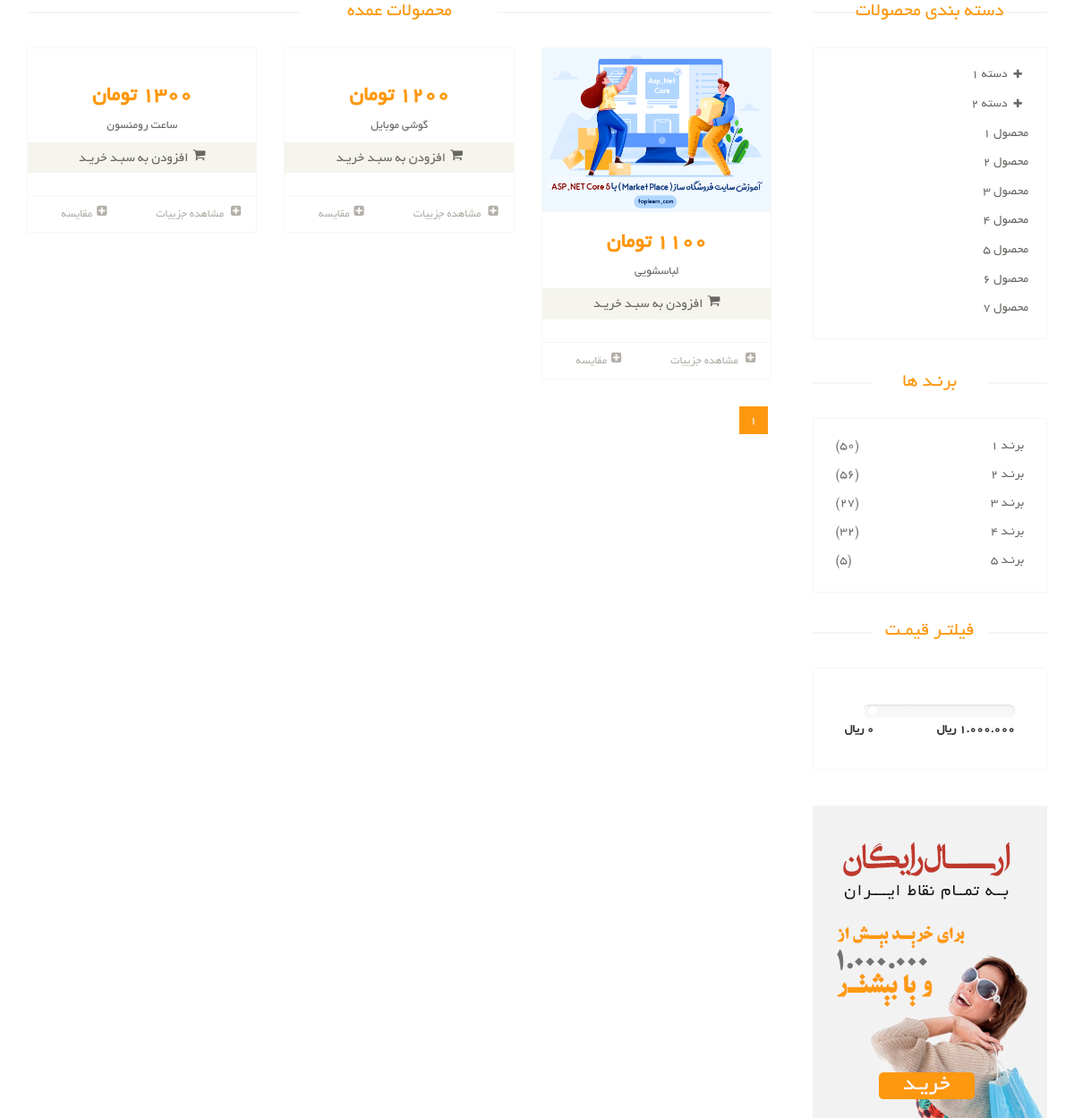
/products/, run on an earlier commit of the app's database.
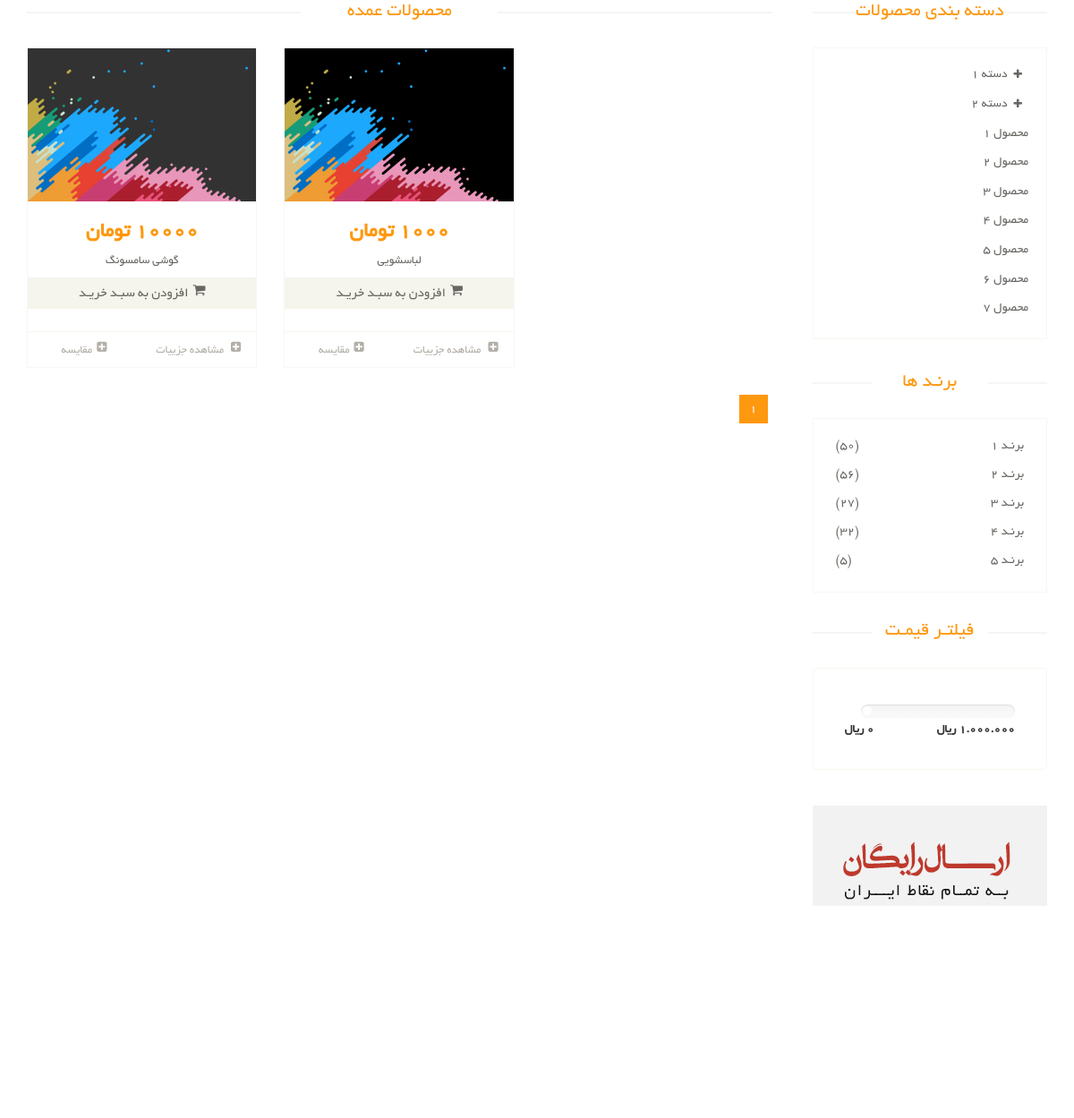
And on a later commit of the database.
### product_module/models.py (models this page shows, shortened)
class Product(models.Model):
    title = models.CharField(max_length=300, verbose_name='نام محصول')
    category = models.ManyToManyField(ProductCategory, related_name='product_categories', verbose_name='دسته بندی ها')
    image = models.ImageField(upload_to='images/products', null=True, blank=True, verbose_name='تصویر محصول')
    brand = models.ForeignKey(ProductBrand, on_delete=models.CASCADE, verbose_name='برند', null=True, blank=True)
    price = models.IntegerField(verbose_name='قیمت')
    short_description = models.CharField(max_length=360, db_index=True, null=True, verbose_name='توضیحات کوتاه')
    description = models.TextField(verbose_name='توضیحات اصلی', db_index=True)
    slug = models.SlugField(default="", null=False, db_index=True, blank=True, max_length=200, unique=True, verbose_name='عنوان در url')
    is_active = models.BooleanField(default=False, verbose_name='فعال / غیرفعال')
    is_delete = models.BooleanField(verbose_name='حذف شده / نشده')
    def get_absolute_url(self):
        return reverse('product-detail', args=[self.slug])
    class Meta:
        verbose_name = 'محصول'
        verbose_name_plural = 'محصولات'

### product_module/views.py (the view)
# urls.py: path('', views.ProductListView.as_view(), name='product-list'),
class ProductListView(ListView):
    template_name = 'product_module/product_list.html'
    model = Product
    context_object_name = 'products'
    ordering = ['-price']
    paginate_by = 6

### product_module/templates/product_module/product_list.html (shortened to what this page needs)
{% extends 'shared/_layout.html' %}
{% block content %}
    <section>
        <div class="container">
            <div class="row">
                <div class="col-sm-9 padding-right">
                    <div class="features_items">
                        <h2 class="title text-center">محصولات عمده</h2>
                        {% for product in products %}
                            {% include 'includes/product_item_partial.html' with product=product %}
                        {% endfor %}
                        <div class="clearfix"></div>
                        <ul class="pagination">
                            {% for pageNumber in paginator.page_range %}
                                <li class="{% if page_obj.number == pageNumber %} active {% endif %}">
                                    <a href="?page={{ pageNumber }}">{{ pageNumber }}</a>
                                </li>
                            {% endfor %}
                        </ul>
                    </div>
                </div>
                <div class="col-sm-3">
                    <div class="left-sidebar">
                        <h2>دسته بندی محصولات</h2>
                        <div class="panel-group category-products" id="accordian">
                            <div class="panel panel-default">
                                <div class="panel-heading">
                                    <h4 class="panel-title">
                                        <a data-toggle="collapse" data-parent="#accordian" href="#sportswear">
                                            <span class="badge pull-right"><i class="fa fa-plus"></i></span>
                                            دسته 1
                                        </a>
                                    </h4>
                                </div>
                            </div>
                            <div class="panel panel-default">
                                <div class="panel-heading">
                                    <h4 class="panel-title">
                                        <a data-toggle="collapse" data-parent="#accordian" href="#mens">
                                            <span class="badge pull-right"><i class="fa fa-plus"></i></span>
                                            دسته 2
                                        </a>
                                    </h4>
                                </div>
                            </div>
                            <div class="panel panel-default">
                                <div class="panel-heading">
                                    <h4 class="panel-title"><a href="#">محصول 1</a></h4>
                                </div>
                            </div>
                            <div class="panel panel-default">
                                <div class="panel-heading">
                                    <h4 class="panel-title"><a href="#">محصول 2</a></h4>
                                </div>
                            </div>
                            <div class="panel panel-default">
                                <div class="panel-heading">
                                    <h4 class="panel-title"><a href="#">محصول 3</a></h4>
                                </div>
                            </div>
                            <div class="panel panel-default">
                                <div class="panel-heading">
                                    <h4 class="panel-title"><a href="#">محصول 4</a></h4>
                                </div>
                            </div>
                            <div class="panel panel-default">
                                <div class="panel-heading">
                                    <h4 class="panel-title"><a href="#">محصول 5</a></h4>
                                </div>
                            </div>
                            <div class="panel panel-default">
                                <div class="panel-heading">
                                    <h4 class="panel-title"><a href="#">محصول 6</a></h4>
                                </div>
                            </div>
                            <div class="panel panel-default">
                                <div class="panel-heading">
                                    <h4 class="panel-title"><a href="#">محصول 7</a></h4>
                                </div>
                            </div>
                        </div>
                        <div class="brands_products">
                            <h2>برنـد ها</h2>
                            <div class="brands-name">
                                <ul class="nav nav-pills nav-stacked">
                                    <li><a href=""> <span class="pull-left">(50)</span>برنـد 1</a></li>
                                    <li><a href=""> <span class="pull-left">(56)</span>برنـد 2</a></li>
                                    <li><a href=""> <span class="pull-left">(27)</span>برنـد 3</a></li>
                                    <li><a href=""> <span class="pull-left">(32)</span>برنـد 4</a></li>
                                    <li><a href=""> <span class="pull-left">(5)</span>برنـد 5</a></li>
                                </ul>
                            </div>
                        </div>
                        <div class="price-range">
                            <h2>فیلتـر قیمـت</h2>
                            <div class="well">
                                <div class="slider slider-horizontal" style="width: 170px;">
                                           id="sl2" style=""></div>
                                <br>
                                <b>1.000.000 ريال</b> <b class="pull-left">0 ريال</b>
                            </div>
                        </div>
                        <div class="shipping text-center">
                            <img src="/static/images/home/shipping.jpg" alt="">
                        </div>
                    </div>
                </div>
            </div>
        </div>
    </section>
{% endblock %}

### templates/shared/_layout.html (shortened to what this page needs)
{% load render_partial %}
<!DOCTYPE html>
<html lang="en">
<head>
    {% include 'shared/header_references.html' %}
</head>
<body>
{% block content %}{% endblock %}
</body>
</html>

### templates/shared/header_references.html (shortened to what this page needs)
<link href="/static/css/bootstrap.min.css" rel="stylesheet">
<link href="/static/css/font-awesome.min.css" rel="stylesheet">
<link href="/static/css/prettyPhoto.css" rel="stylesheet">
<link href="/static/css/price-range.css" rel="stylesheet">
<link href="/static/css/animate.css" rel="stylesheet">
<link href="/static/css/main.css" rel="stylesheet">
<link href="/static/css/responsive.css" rel="stylesheet">
<link href="/static/css/custom.css" rel="stylesheet">

### product_module/templates/includes/product_item_partial.html (shortened to what this page needs)
<div class="col-sm-4">
    <div class="product-image-wrapper">
        <div class="single-products">
            <div class="productinfo text-center">
                {% if product.image %}
                    <img src="{{ product.image.url }}" alt="">
                {% else %}
                    <img src="/static/images/shop/product.jpg" alt="">
                {% endif %}
                <h2>{{ product.price }} تومان</h2>
                <p>{{ product.title }}</p>
                <a href="#" class="btn btn-default add-to-cart"><i
                        class="fa fa-shopping-cart"></i>افزودن به سبـد خریـد</a>
            </div>
            <div class="product-overlay">
                <div class="overlay-content">
                </div>
            </div>
        </div>
        <div class="choose">
            <ul class="nav nav-pills nav-justified">
                <li>
                    <a href="{{ product.get_absolute_url }}">
                        <i class="fa fa-plus-square"></i>
                        مشاهده جزییات
                    </a>
                </li>
                <li>
                    <a href=""><i class="fa fa-plus-square"></i>مقایسه</a>
                </li>
            </ul>
        </div>
    </div>
</div>

### static/css/price-range.css (style rules this page uses)
.slider { display: inline-block; vertical-align: middle; position: relative; }
.slider.slider-horizontal { width: 210px; height: 20px; }

What changed in the data, as far as the page shows it:
removed Product: price "1300", title "ساعت رومنسون"
changed Product: image: picture added; price "1200" → "10000"; title "گوشی موبایل" → "گوشی سامسونگ"
changed Product "لباسشویی": image: a different picture; price "1100" → "1000"
